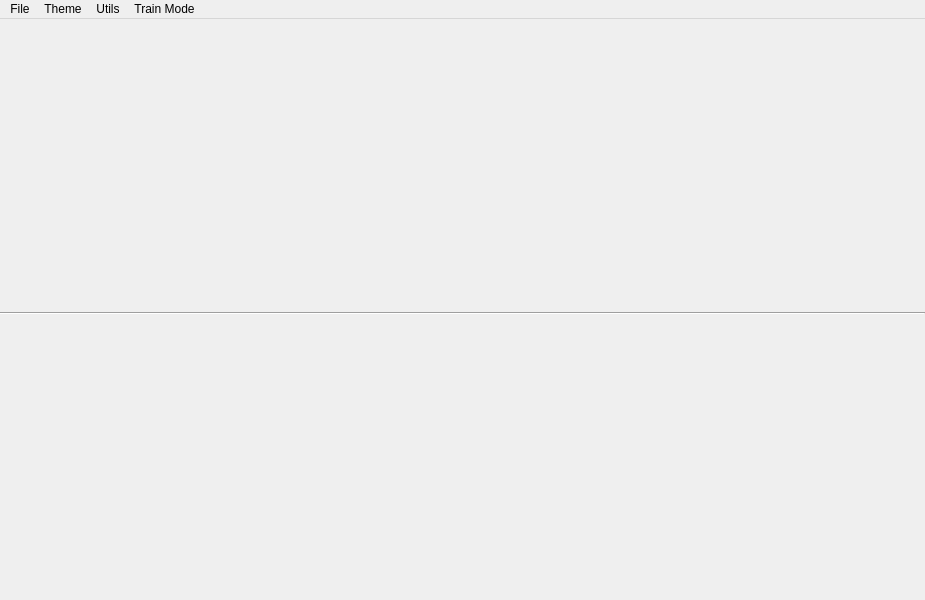
<?xml version="1.0" encoding="UTF-8"?>
<ui version="4.0">
 <class>MainWindow</class>
 <widget class="QMainWindow" name="MainWindow">
  <property name="geometry">
   <rect>
    <x>0</x>
    <y>0</y>
    <width>925</width>
    <height>600</height>
   </rect>
  </property>
  <property name="windowTitle">
   <string>MainWindow</string>
  </property>
  <widget class="QWidget" name="centralwidget">
   <layout class="QVBoxLayout" name="verticalLayout">
    <property name="leftMargin">
     <number>0</number>
    </property>
    <property name="topMargin">
     <number>9</number>
    </property>
    <property name="rightMargin">
     <number>0</number>
    </property>
    <property name="bottomMargin">
     <number>0</number>
    </property>
    <item>
     <widget class="Line" name="line">
      <property name="orientation">
       <enum>Qt::Orientation::Horizontal</enum>
      </property>
     </widget>
    </item>
   </layout>
  </widget>
  <widget class="QMenuBar" name="menubar">
   <property name="geometry">
    <rect>
     <x>0</x>
     <y>0</y>
     <width>925</width>
     <height>17</height>
    </rect>
   </property>
   <widget class="QMenu" name="menuFile">
    <property name="title">
     <string>File</string>
    </property>
    <addaction name="load_toml"/>
    <addaction name="save_toml"/>
   </widget>
   <widget class="QMenu" name="menuTheme">
    <property name="title">
     <string>Theme</string>
    </property>
    <widget class="QMenu" name="dark_theme_menu">
     <property name="title">
      <string>Dark</string>
     </property>
    </widget>
    <widget class="QMenu" name="light_theme_menu">
     <property name="title">
      <string>Light</string>
     </property>
    </widget>
    <addaction name="dark_theme_menu"/>
    <addaction name="light_theme_menu"/>
    <addaction name="no_theme_action"/>
   </widget>
   <widget class="QMenu" name="menuUtils">
    <property name="title">
     <string>Utils</string>
    </property>
    <addaction name="lora_resize_action"/>
   </widget>
   <widget class="QMenu" name="menuTrainMode">
    <property name="title">
     <string>Train Mode</string>
    </property>
    <addaction name="set_train_lora_action"/>
    <addaction name="set_train_ti_action"/>
   </widget>
   <addaction name="menuFile"/>
   <addaction name="menuTheme"/>
   <addaction name="menuUtils"/>
   <addaction name="menuTrainMode"/>
  </widget>
  <action name="save_toml">
   <property name="text">
    <string>Save Toml</string>
   </property>
   <property name="shortcut">
    <string>Ctrl+S</string>
   </property>
  </action>
  <action name="load_toml">
   <property name="text">
    <string>Load Toml</string>
   </property>
   <property name="shortcut">
    <string>Ctrl+O</string>
   </property>
  </action>
  <action name="save_runtime_toml">
   <property name="text">
    <string>Save Runtime Toml</string>
   </property>
  </action>
  <action name="no_theme_action">
   <property name="text">
    <string>No Theme</string>
   </property>
  </action>
  <action name="lora_resize_action">
   <property name="text">
    <string>Lora Resize</string>
   </property>
  </action>
  <action name="set_train_lora_action">
   <property name="checkable">
    <bool>false</bool>
   </property>
   <property name="checked">
    <bool>false</bool>
   </property>
   <property name="text">
    <string>LoRA</string>
   </property>
  </action>
  <action name="set_train_ti_action">
   <property name="checkable">
    <bool>false</bool>
   </property>
   <property name="text">
    <string>Textual Inversion</string>
   </property>
  </action>
 </widget>
 <resources/>
 <connections/>
</ui>
